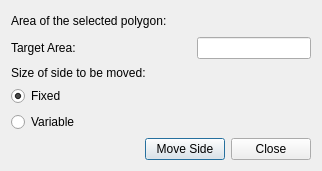
<?xml version="1.0" encoding="UTF-8"?>
<ui version="4.0">
 <class>DtMoveSideByArea</class>
 <widget class="QDialog" name="DtMoveSideByArea">
  <property name="geometry">
   <rect>
    <x>0</x>
    <y>0</y>
    <width>322</width>
    <height>171</height>
   </rect>
  </property>
  <property name="windowTitle">
   <string>Parallel Move Side By Area</string>
  </property>
  <layout class="QGridLayout" name="gridLayout">
   <item row="0" column="0">
    <layout class="QHBoxLayout" name="horizontalLayout">
     <item>
      <widget class="QLabel" name="label">
       <property name="text">
        <string>Area of the selected polygon:</string>
       </property>
      </widget>
     </item>
     <item>
      <spacer name="horizontalSpacer">
       <property name="orientation">
        <enum>Qt::Horizontal</enum>
       </property>
       <property name="sizeHint" stdset="0">
        <size>
         <width>40</width>
         <height>20</height>
        </size>
       </property>
      </spacer>
     </item>
     <item>
      <widget class="QLabel" name="area_label">
       <property name="minimumSize">
        <size>
         <width>112</width>
         <height>0</height>
        </size>
       </property>
       <property name="text">
        <string/>
       </property>
      </widget>
     </item>
    </layout>
   </item>
   <item row="2" column="0">
    <layout class="QHBoxLayout" name="horizontalLayout_2">
     <item>
      <widget class="QLabel" name="label_2">
       <property name="text">
        <string>Target Area:</string>
       </property>
      </widget>
     </item>
     <item>
      <spacer name="horizontalSpacer_2">
       <property name="orientation">
        <enum>Qt::Horizontal</enum>
       </property>
       <property name="sizeHint" stdset="0">
        <size>
         <width>40</width>
         <height>20</height>
        </size>
       </property>
      </spacer>
     </item>
     <item>
      <widget class="QLineEdit" name="targetArea">
       <property name="readOnly">
        <bool>false</bool>
       </property>
      </widget>
     </item>
    </layout>
   </item>
   <item row="6" column="0">
    <layout class="QHBoxLayout" name="horizontalLayout_3">
     <item>
      <spacer name="horizontalSpacer_3">
       <property name="orientation">
        <enum>Qt::Horizontal</enum>
       </property>
       <property name="sizeHint" stdset="0">
        <size>
         <width>40</width>
         <height>20</height>
        </size>
       </property>
      </spacer>
     </item>
     <item>
      <widget class="QPushButton" name="moveButton">
       <property name="text">
        <string>Move Side</string>
       </property>
      </widget>
     </item>
     <item>
      <widget class="QPushButton" name="buttonClose">
       <property name="text">
        <string>Close</string>
       </property>
      </widget>
     </item>
    </layout>
   </item>
   <item row="1" column="0">
    <spacer name="verticalSpacer_2">
     <property name="orientation">
      <enum>Qt::Vertical</enum>
     </property>
     <property name="sizeHint" stdset="0">
      <size>
       <width>20</width>
       <height>40</height>
      </size>
     </property>
    </spacer>
   </item>
   <item row="5" column="0">
    <spacer name="verticalSpacer_4">
     <property name="orientation">
      <enum>Qt::Vertical</enum>
     </property>
     <property name="sizeHint" stdset="0">
      <size>
       <width>20</width>
       <height>40</height>
      </size>
     </property>
    </spacer>
   </item>
   <item row="4" column="0">
    <layout class="QHBoxLayout" name="horizontalLayout_4">
     <item>
      <layout class="QVBoxLayout" name="verticalLayout">
       <item>
        <widget class="QLabel" name="label_3">
         <property name="text">
          <string>Size of side to be moved:</string>
         </property>
        </widget>
       </item>
       <item>
        <widget class="QRadioButton" name="radioFixed">
         <property name="text">
          <string>Fixed</string>
         </property>
         <property name="checked">
          <bool>true</bool>
         </property>
        </widget>
       </item>
       <item>
        <widget class="QRadioButton" name="radioVariable">
         <property name="text">
          <string>Variable</string>
         </property>
        </widget>
       </item>
      </layout>
     </item>
    </layout>
   </item>
   <item row="3" column="0">
    <spacer name="verticalSpacer">
     <property name="orientation">
      <enum>Qt::Vertical</enum>
     </property>
     <property name="sizeHint" stdset="0">
      <size>
       <width>20</width>
       <height>40</height>
      </size>
     </property>
    </spacer>
   </item>
  </layout>
 </widget>
 <resources/>
 <connections/>
</ui>
